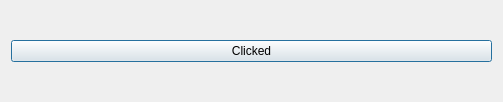
<?xml version="1.0" encoding="UTF-8"?>
<ui version="4.0">
 <class>Dialog</class>
 <widget class="QDialog" name="Dialog">
  <property name="geometry">
   <rect>
    <x>0</x>
    <y>0</y>
    <width>503</width>
    <height>102</height>
   </rect>
  </property>
  <property name="windowTitle">
   <string>Dialog</string>
  </property>
  <layout class="QHBoxLayout" name="horizontalLayout">
   <item>
    <widget class="QPushButton" name="pushButton">
     <property name="text">
      <string>Clicked</string>
     </property>
    </widget>
   </item>
  </layout>
 </widget>
 <resources/>
 <connections>
  <connection>
   <sender>pushButton</sender>
   <signal>clicked()</signal>
   <receiver>Dialog</receiver>
   <slot>accept()</slot>
   <hints>
    <hint type="sourcelabel">
     <x>91</x>
     <y>57</y>
    </hint>
    <hint type="destinationlabel">
     <x>243</x>
     <y>83</y>
    </hint>
   </hints>
  </connection>
 </connections>
</ui>
